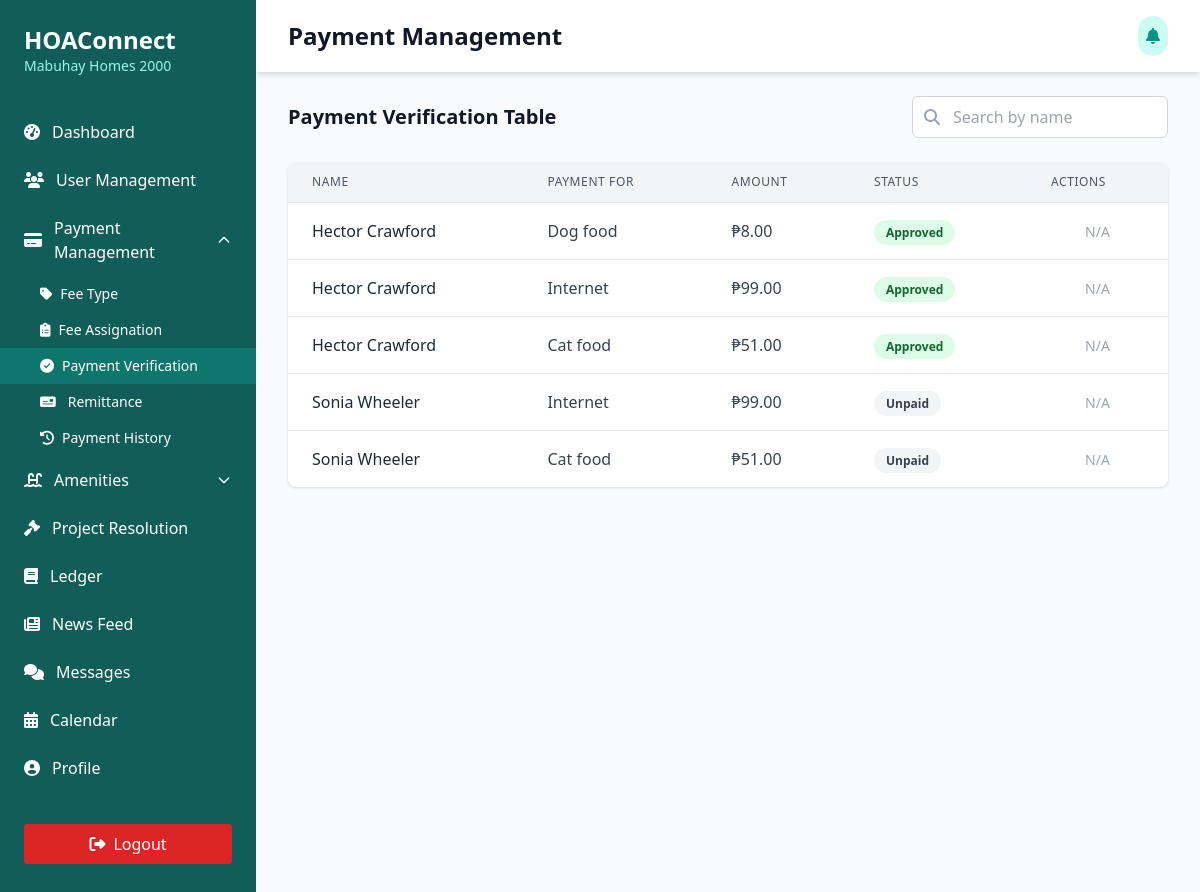
The page /Users/admin/payment-verification.php on the database its author committed.
### tables this page shows
CREATE TABLE `fee_assignation` (
  `id` int(11) NOT NULL,
  `user_id` int(11) NOT NULL,
  `fee_type_id` int(11) NOT NULL,
  `next_due` date DEFAULT NULL,
  `is_paid` int(11) NOT NULL,
  `payment_method` varchar(100) NOT NULL,
  `payment_receipt_name` varchar(255) NOT NULL,
  `remarks` varchar(255) NOT NULL,
  `is_approved` int(11) NOT NULL,
  `date_created` date NOT NULL,
  `date_updated` date NOT NULL
);

CREATE TABLE `users` (
  `id` int(11) NOT NULL,
  `role_id` int(11) NOT NULL,
  `user_id` int(11) NOT NULL,
  `first_name` varchar(255) NOT NULL,
  `middle_name` varchar(255) NOT NULL,
  `last_name` varchar(255) NOT NULL,
  `suffix` varchar(50) NOT NULL,
  `email_address` varchar(100) NOT NULL,
  `hoa_number` int(11) DEFAULT NULL,
  `phone_number` varchar(100) NOT NULL,
  `age` int(11) NOT NULL,
  `date_of_birth` date NOT NULL,
  `citizenship` varchar(100) NOT NULL,
  `civil_status` varchar(100) NOT NULL,
  `account_status` int(11) NOT NULL,
  `home_address` varchar(255) DEFAULT NULL,
  `lot_number` int(11) NOT NULL,
  `block_number` int(11) NOT NULL,
  `phase_number` int(11) NOT NULL,
  `village_name` varchar(200) NOT NULL,
  `date_created` date NOT NULL,
  `date_updated` date NOT NULL
);

CREATE TABLE `fee_type` (
  `id` int(11) NOT NULL,
  `fee_type_id` int(11) NOT NULL,
  `user_id` int(11) NOT NULL,
  `fee_name` varchar(50) NOT NULL,
  `description` varchar(255) NOT NULL,
  `amount` int(11) NOT NULL,
  `cadence` int(11) NOT NULL,
  `start_date` date NOT NULL,
  `is_active` int(11) NOT NULL,
  `remarks` varchar(255) DEFAULT NULL,
  `approved` int(11) DEFAULT NULL,
  `datetime_created` datetime NOT NULL,
  `datetime_updated` datetime NOT NULL
);

### Users/admin/payment-verification.php (the view, shortened to what this page needs)
<?php
include('../../connection/connection.php');
?>
<!DOCTYPE html>
<html lang="en">
<head>
  <script src="https://cdn.tailwindcss.com"></script>
  <link rel="stylesheet" href="https://cdnjs.cloudflare.com/ajax/libs/font-awesome/6.4.0/css/all.min.css" />
</head>
<body class="bg-gray-50">
  <div class="min-h-screen flex">
    <div class="bg-teal-800 text-white w-64 py-6 flex flex-col">
      <div class="px-6 mb-8">
        <h1 class="text-2xl font-bold">HOAConnect</h1>
        <p class="text-sm text-teal-200">Mabuhay Homes 2000</p>
      </div>
      <nav class="flex-1">
        <a href="admin-dashboard.php" class="flex items-center px-6 py-3 hover:bg-teal-700">
          <i class="fas fa-tachometer-alt mr-3"></i>
          <span>Dashboard</span>
        </a>
        <a href="admin-accounts.php" class="flex items-center px-6 py-3 hover:bg-teal-700">
          <i class="fas fa-users mr-3"></i>
          <span>User Management</span>
        </a>
        <div x-data="{ open: true }">
          <button @click="open = !open" :aria-expanded="open" class="flex items-center w-full px-6 py-3 hover:bg-teal-600 focus:outline-none">
            <i class="fas fa-credit-card mr-3"></i>
            <span class="flex-1 text-left">Payment Management</span>
            <svg :class="{ 'rotate-180': open }" class="w-4 h-4 transition-transform duration-200" fill="none" stroke="currentColor" viewBox="0 0 24 24">
              <path stroke-linecap="round" stroke-linejoin="round" stroke-width="2" d="M19 9l-7 7-7-7" />
            </svg>
          </button>
          <div x-show="open" x-cloak class="bg-teal-800 text-sm">
            <a href="fee-types.php" class="flex items-center px-10 py-2 hover:bg-teal-600">
              <i class="fas fa-tag mr-2" title="Fee Type"></i>
              Fee Type
            </a>
            <a href="fee-assignation.php" class="flex items-center px-10 py-2 hover:bg-teal-600">
              <i class="fas fa-clipboard-list mr-2" title="Fee Assignation"></i>
              Fee Assignation
            </a>
            <a href="payment-verification.php" class="flex items-center px-10 py-2 bg-teal-700">
              <i class="fas fa-check-circle mr-2" title="Payment Verification"></i>
              Payment Verification
            </a>
            <a href="admin-remittance.php" class="flex items-center px-10 py-2 hover:bg-teal-600">
              <i class="fas fa-money-check mr-3"></i>
              Remittance
            </a>
            <a href="payment-history.php" class="flex items-center px-10 py-2 hover:bg-teal-600">
              <i class="fas fa-history mr-2" title="Payment History"></i>
              Payment History
            </a>
          </div>
        </div>
        <div x-data="{ open: false }">
          <button @click="open = !open" :aria-expanded="open" class="flex items-center w-full px-6 py-3 hover:bg-teal-600 focus:outline-none">
            <i class="fas fa-swimming-pool mr-3"></i>
            <span class="flex-1 text-left">Amenities</span>
            <svg :class="{ 'rotate-180': open }" class="w-4 h-4 transition-transform duration-200" fill="none" stroke="currentColor" viewBox="0 0 24 24">
              <path stroke-linecap="round" stroke-linejoin="round" stroke-width="2" d="M19 9l-7 7-7-7" />
            </svg>
          </button>
        </div>
        <a href="admin-hoaprojects.php" class="flex items-center px-6 py-3 hover:bg-teal-700">
          <i class="fas fa-gavel mr-3"></i>
          <span>Project Resolution</span>
        </a>
        <a href="admin-ledger.php" class="flex items-center px-6 py-3 hover:bg-teal-600">
          <i class="fas fa-book mr-3"></i>
          <span>Ledger</span>
        </a>
        <a href="admin-projects.php" class="flex items-center px-6 py-3 hover:bg-teal-700">
          <i class="fas fa-newspaper mr-3"></i>
          <span>News Feed</span>
        </a>
        <a href="admin-messages.php" class="flex items-center px-6 py-3 hover:bg-teal-700">
          <i class="fas fa-comments mr-3"></i>
          <span>Messages</span>
        </a>
        <a href="admin-calendar.php" class="flex items-center px-6 py-3 hover:bg-teal-700">
          <i class="fas fa-calendar-alt mr-3"></i>
          <span>Calendar</span>
        </a>
        <a href="admin-profile.php" class="flex items-center px-6 py-3 hover:bg-teal-700">
          <i class="fas fa-user-circle mr-3"></i>
          <span>Profile</span>
        </a>
      </nav>
      <div class="px-6 py-4 mt-auto">
        <button class="mt-4 w-full bg-red-600 hover:bg-red-700 text-white py-2 px-4 rounded flex items-center justify-center">
          <i class="fas fa-sign-out-alt mr-2"></i> Logout
        </button>
      </div>
    </div>
    <div class="flex-1 overflow-x-hidden overflow-y-auto">
      <header class="bg-white shadow-md">
        <div class="max-w-7xl mx-auto py-4 px-4 sm:px-6 lg:px-8 flex justify-between items-center">
            <h1 class="text-2xl font-bold text-gray-900">Payment Management</h1>
            <div class="flex items-center space-x-2">
              <button class="bg-teal-100 p-2 rounded-full text-teal-600 hover:bg-teal-200">
                <i class="fas fa-bell"></i>
              </button>
            </div>
          </div>
    </header>
      <main class="max-w-7xl mx-auto py-6 px-4 sm:px-6 lg:px-8">
        <div id="payment-verification" class="mb-8">
          <div class="flex justify-between items-center mb-6">
            <h2 class="text-xl font-semibold text-gray-900">Payment Verification Table</h2>
            <div class="flex space-x-3">
              <div class="relative w-64">
                <span class="absolute inset-y-0 left-0 flex items-center pl-3">
                  <i class="fas fa-search text-gray-400"></i>
                </span>
                <input
                  type="text"
                  id="search-payment"
                  placeholder="Search by name"
                  maxlength="100"
                  class="w-full pl-10 pr-4 py-2 rounded-md border border-gray-300 focus:outline-none focus:ring-1 focus:ring-teal-500 focus:border-teal-500"
                />
              </div>
            </div>
          </div>
          <div class="bg-white shadow rounded-lg overflow-hidden">
            <div class="overflow-x-auto">
              <table class="min-w-full divide-y divide-gray-200 shadow-md rounded-lg overflow-hidden">
                <thead class="bg-gray-100">
                    <tr>
                        <th scope="col" class="px-6 py-3 text-left text-xs font-medium text-gray-600 uppercase tracking-wider">Name</th>
                        <th scope="col" class="px-6 py-3 text-left text-xs font-medium text-gray-600 uppercase tracking-wider">Payment For</th>
                        <th scope="col" class="px-6 py-3 text-left text-xs font-medium text-gray-600 uppercase tracking-wider">Amount</th>
                        <th scope="col" class="px-6 py-3 text-left text-xs font-medium text-gray-600 uppercase tracking-wider">Status</th>
                        <th scope="col" class="px-6 py-3 text-left text-xs font-medium text-gray-600 uppercase tracking-wider">Actions</th>
                    </tr>
                </thead>
                  <tbody class="bg-white divide-y divide-gray-200">
                    <?php
                    $query_homeowners = "
                        SELECT
                            u.user_id,
                            u.first_name,
                            u.last_name,
                            fa.id AS fee_assignation_id,
                            ft.fee_name,
                            ft.amount,
                            fa.is_paid,
                            fa.is_approved
                        FROM users u
                        LEFT JOIN fee_assignation fa ON u.user_id = fa.user_id
                        LEFT JOIN fee_type ft ON fa.fee_type_id = ft.fee_type_id
                        WHERE u.role_id = '6'
                          AND fa.id IS NOT NULL
                        ORDER BY u.first_name, u.last_name
                    ";
                    $run_homeowners = mysqli_query($conn, $query_homeowners);
                    foreach ($run_homeowners as $row_homeowners) {
                        $approved = (int)$row_homeowners['is_approved'];
                        $fee_assignation_id = $row_homeowners['fee_assignation_id'];
                        if ($approved === 2) {
                            $status_label = "<span class='px-3 py-1 rounded-full bg-yellow-100 text-yellow-800 text-xs font-semibold'>Pending</span>";
                            $show_button = true;
                        } elseif ($approved === 1) {
                            $status_label = "<span class='px-3 py-1 rounded-full bg-green-100 text-green-800 text-xs font-semibold'>Approved</span>";
                            $show_button = false;
                        } else {
                            $status_label = "<span class='px-3 py-1 rounded-full bg-gray-100 text-gray-700 text-xs font-semibold'>Unpaid</span>";
                            $show_button = false;
                        }
                    ?>
                          <tr class="hover:bg-gray-50 transition duration-150">
                          <td class="px-6 py-4 whitespace-nowrap font-medium text-gray-800">
                              <?= htmlspecialchars($row_homeowners['first_name'] . " " . $row_homeowners['last_name']); ?>
                          </td>
                          <td class="px-6 py-4 whitespace-nowrap text-gray-700">
                              <?= htmlspecialchars($row_homeowners['fee_name'] ?? 'N/A'); ?>
                          </td>
                          <td class="px-6 py-4 whitespace-nowrap text-gray-700">
                              ₱<?= number_format($row_homeowners['amount'] ?? 0, 2); ?>
                          </td>
                          <td class="px-6 py-4 whitespace-nowrap">
                              <?= $status_label; ?>
                          </td>
                          <td class="px-6 py-4 whitespace-nowrap text-center">
                              <?php if (!empty($fee_assignation_id) && $show_button): ?>
                                  <a href="view-online-payment.php?id=<?= $fee_assignation_id; ?>&user_id=<?= $row_homeowners['user_id']; ?>"
                                    class="inline-flex items-center px-3 py-1.5 bg-blue-600 hover:bg-blue-700 text-white rounded-md text-sm font-medium transition">
                                    View
                                  </a>
                              <?php else: ?>
                                  <span class="text-gray-400 text-sm">N/A</span>
                              <?php endif; ?>
                          </td>
                      </tr>
                      <?php } ?>
                    </tbody>
                </table>
              </div>
            </div>
          </div>
        </div>
    </div>
</body>
</html>

### rows shown on the page
fee_assignation: users.first_name+last_name "Hector Crawford", fee_type.fee_name "Dog food", fee_type.amount "8.00", is_approved "Approved"
fee_assignation: users.first_name+last_name "Hector Crawford", fee_type.fee_name "Internet", fee_type.amount "99.00", is_approved "Approved"
fee_assignation: users.first_name+last_name "Hector Crawford", fee_type.fee_name "Cat food", fee_type.amount "51.00", is_approved "Approved"
fee_assignation: users.first_name+last_name "Sonia Wheeler", fee_type.fee_name "Internet", fee_type.amount "99.00", is_approved "Unpaid"
fee_assignation: users.first_name+last_name "Sonia Wheeler", fee_type.fee_name "Cat food", fee_type.amount "51.00", is_approved "Unpaid"
